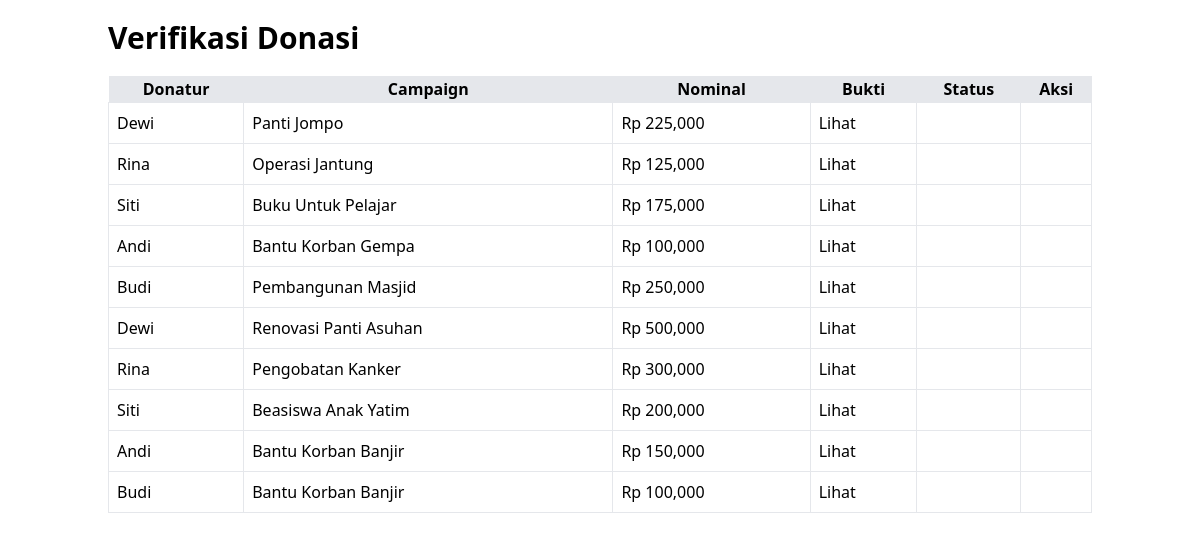
/admin/donasi.php, run on the app's committed database.
### tables this page shows
CREATE TABLE donasi (
id INT AUTO_INCREMENT PRIMARY KEY,

user_id INT NOT NULL,
campaign_id INT NOT NULL,

nominal DECIMAL(15,2) NOT NULL,

bukti_transfer VARCHAR(255),

STATUS ENUM(
    'pending',
    'diterima',
    'ditolak'
) DEFAULT 'pending',

tanggal TIMESTAMP DEFAULT CURRENT_TIMESTAMP,

CONSTRAINT fk_donasi_user
FOREIGN KEY (user_id)
REFERENCES users(id)
ON DELETE CASCADE
ON UPDATE CASCADE,

CONSTRAINT fk_donasi_campaign
FOREIGN KEY (campaign_id)
REFERENCES campaign(id)
ON DELETE CASCADE
ON UPDATE CASCADE

);

CREATE TABLE users (
id INT AUTO_INCREMENT PRIMARY KEY,
nama VARCHAR(100) NOT NULL,
email VARCHAR(100) NOT NULL UNIQUE,
PASSWORD VARCHAR(255) NOT NULL,
ROLE ENUM('admin','user') DEFAULT 'user',
foto VARCHAR(255) NULL,
no_hp VARCHAR(20) NULL,
alamat TEXT NULL,
created_at TIMESTAMP DEFAULT CURRENT_TIMESTAMP
);

CREATE TABLE campaign (
id INT AUTO_INCREMENT PRIMARY KEY,
kategori_id INT NOT NULL,
judul VARCHAR(255) NOT NULL,
deskripsi TEXT NOT NULL,
target DECIMAL(15,2) NOT NULL,
terkumpul DECIMAL(15,2) DEFAULT 0,
gambar VARCHAR(255),
deadline DATE,
created_at TIMESTAMP DEFAULT CURRENT_TIMESTAMP,

CONSTRAINT fk_campaign_kategori
FOREIGN KEY (kategori_id)
REFERENCES kategori(id)
ON DELETE CASCADE
ON UPDATE CASCADE

);

### admin/donasi.php (the view, shortened to what this page needs)
<?php
include "../config/koneksi.php";
$data = mysqli_query($conn,"
SELECT
donasi.*,
users.nama,
campaign.judul
FROM donasi
JOIN users ON users.id=donasi.user_id
JOIN campaign ON campaign.id=donasi.campaign_id
ORDER BY donasi.id DESC
");
?>
<!DOCTYPE html>
<html>
<head>
<script src="https://cdn.tailwindcss.com"></script>
</head>
<body>
<div class="container mx-auto p-5">
<h1 class="text-3xl font-bold mb-5">
Verifikasi Donasi
</h1>
<table class="w-full bg-white">
<tr class="bg-gray-200">
<th>Donatur</th>
<th>Campaign</th>
<th>Nominal</th>
<th>Bukti</th>
<th>Status</th>
<th>Aksi</th>
</tr>
<?php while($d=mysqli_fetch_assoc($data)){ ?>
<tr>
<td class="border p-2">
<?= $d['nama'] ?>
</td>
<td class="border p-2">
<?= $d['judul'] ?>
</td>
<td class="border p-2">
Rp <?= number_format($d['nominal']) ?>
</td>
<td class="border p-2">
<a
href="../uploads/<?= $d['bukti_transfer'] ?>"
target="_blank">
Lihat
</a>
</td>
<td class="border p-2">
</td>
<td class="border p-2">
</td>
</tr>
<?php } ?>
</table>
</div>
</body>
</html>

### data on the page
donasi: user.nama "Dewi", campaign.judul "Panti Jompo", nominal "225,000"
donasi: user.nama "Rina", campaign.judul "Operasi Jantung", nominal "125,000"
donasi: user.nama "Siti", campaign.judul "Buku Untuk Pelajar", nominal "175,000"
donasi: user.nama "Andi", campaign.judul "Bantu Korban Gempa", nominal "100,000"
donasi: user.nama "Budi", campaign.judul "Pembangunan Masjid", nominal "250,000"
donasi: user.nama "Dewi", campaign.judul "Renovasi Panti Asuhan", nominal "500,000"
donasi: user.nama "Rina", campaign.judul "Pengobatan Kanker", nominal "300,000"
donasi: user.nama "Siti", campaign.judul "Beasiswa Anak Yatim", nominal "200,000"
donasi: user.nama "Andi", campaign.judul "Bantu Korban Banjir", nominal "150,000"
donasi: user.nama "Budi", campaign.judul "Bantu Korban Banjir", nominal "100,000"
